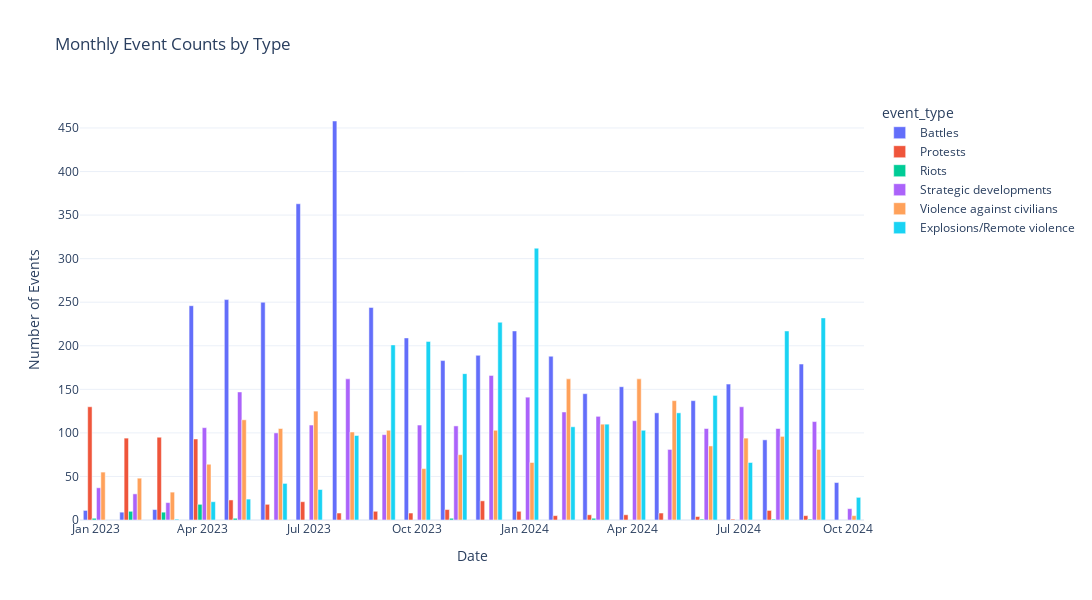

The notebook cell saved with this chart:
### Code cell
import plotly.express as px

# Create a grouped bar chart
fig_bar = px.bar(event_trends, 
                 x='event_date', 
                 y='count', 
                 color='event_type',
                 title='Monthly Event Counts by Type',
                 labels={'count': 'Number of Events', 'event_date': 'Date'},
                 barmode='group',
                 template='plotly_white')

# Update layout to increase size
fig_bar.update_layout(width=3000, height=600)
# Show the plot
fig_bar.show()

### Figure 1 — Plotly figure (JSON) as saved in the notebook; plotly's stock layout.template omitted (floating-point values rounded to 4 significant figures)
{"data": [{"alignmentgroup": "True", "hovertemplate": "event_type=Battles<br>Date=%{x}<br>Number of Events=%{y}<extra></extra>", "legendgroup": "Battles", "marker": {"color": "#636efa", "pattern": {"shape": ""}}, "name": "Battles", "offsetgroup": "Battles", "orientation": "v", "showlegend": true, "textposition": "auto", "type": "bar", "x": ["2023-01-01T00:00:00", "2023-02-01T00:00:00", "2023-03-01T00:00:00", "2023-04-01T00:00:00", "2023-05-01T00:00:00", "2023-06-01T00:00:00", "2023-07-01T00:00:00", "2023-08-01T00:00:00", "2023-09-01T00:00:00", "2023-10-01T00:00:00", "2023-11-01T00:00:00", "2023-12-01T00:00:00", "2024-01-01T00:00:00", "2024-02-01T00:00:00", "2024-03-01T00:00:00", "2024-04-01T00:00:00", "2024-05-01T00:00:00", "2024-06-01T00:00:00", "2024-07-01T00:00:00", "2024-08-01T00:00:00", "2024-09-01T00:00:00", "2024-10-01T00:00:00"], "xaxis": "x", "y": [11, 9, 12, 246, 253, 250, 363, 458, 244, 209, 183, 189, 217, 188, 145, 153, 123, 137, 156, 92, 179, 43], "yaxis": "y"}, {"alignmentgroup": "True", "hovertemplate": "event_type=Protests<br>Date=%{x}<br>Number of Events=%{y}<extra></extra>", "legendgroup": "Protests", "marker": {"color": "#EF553B", "pattern": {"shape": ""}}, "name": "Protests", "offsetgroup": "Protests", "orientation": "v", "showlegend": true, "textposition": "auto", "type": "bar", "x": ["2023-01-01T00:00:00", "2023-02-01T00:00:00", "2023-03-01T00:00:00", "2023-04-01T00:00:00", "2023-05-01T00:00:00", "2023-06-01T00:00:00", "2023-07-01T00:00:00", "2023-08-01T00:00:00", "2023-09-01T00:00:00", "2023-10-01T00:00:00", "2023-11-01T00:00:00", "2023-12-01T00:00:00", "2024-01-01T00:00:00", "2024-02-01T00:00:00", "2024-03-01T00:00:00", "2024-04-01T00:00:00", "2024-05-01T00:00:00", "2024-06-01T00:00:00", "2024-07-01T00:00:00", "2024-08-01T00:00:00", "2024-09-01T00:00:00"], "xaxis": "x", "y": [130, 94, 95, 93, 23, 18, 21, 8, 10, 8, 12, 22, 10, 5, 6, 6, 8, 4, 1, 11, 5], "yaxis": "y"}, {"alignmentgroup": "True", "hovertemplate": "event_type=Riots<br>Date=%{x}<br>Number of Events=%{y}<extra></extra>", "legendgroup": "Riots", "marker": {"color": "#00cc96", "pattern": {"shape": ""}}, "name": "Riots", "offsetgroup": "Riots", "orientation": "v", "showlegend": true, "textposition": "auto", "type": "bar", "x": ["2023-01-01T00:00:00", "2023-02-01T00:00:00", "2023-03-01T00:00:00", "2023-04-01T00:00:00", "2023-05-01T00:00:00", "2023-11-01T00:00:00", "2024-03-01T00:00:00", "2024-06-01T00:00:00", "2024-08-01T00:00:00", "2024-09-01T00:00:00"], "xaxis": "x", "y": [2, 10, 9, 18, 2, 2, 2, 1, 1, 1], "yaxis": "y"}, {"alignmentgroup": "True", "hovertemplate": "event_type=Strategic developments<br>Date=%{x}<br>Number of Events=%{y}<extra></extra>", "legendgroup": "Strategic developments", "marker": {"color": "#ab63fa", "pattern": {"shape": ""}}, "name": "Strategic developments", "offsetgroup": "Strategic developments", "orientation": "v", "showlegend": true, "textposition": "auto", "type": "bar", "x": ["2023-01-01T00:00:00", "2023-02-01T00:00:00", "2023-03-01T00:00:00", "2023-04-01T00:00:00", "2023-05-01T00:00:00", "2023-06-01T00:00:00", "2023-07-01T00:00:00", "2023-08-01T00:00:00", "2023-09-01T00:00:00", "2023-10-01T00:00:00", "2023-11-01T00:00:00", "2023-12-01T00:00:00", "2024-01-01T00:00:00", "2024-02-01T00:00:00", "2024-03-01T00:00:00", "2024-04-01T00:00:00", "2024-05-01T00:00:00", "2024-06-01T00:00:00", "2024-07-01T00:00:00", "2024-08-01T00:00:00", "2024-09-01T00:00:00", "2024-10-01T00:00:00"], "xaxis": "x", "y": [37, 30, 20, 106, 147, 100, 109, 162, 98, 109, 108, 166, 141, 124, 119, 114, 81, 105, 130, 105, 113, 13], "yaxis": "y"}, {"alignmentgroup": "True", "hovertemplate": "event_type=Violence against civilians<br>Date=%{x}<br>Number of Events=%{y}<extra></extra>", "legendgroup": "Violence against civilians", "marker": {"color": "#FFA15A", "pattern": {"shape": ""}}, "name": "Violence against civilians", "offsetgroup": "Violence against civilians", "orientation": "v", "showlegend": true, "textposition": "auto", "type": "bar", "x": ["2023-01-01T00:00:00", "2023-02-01T00:00:00", "2023-03-01T00:00:00", "2023-04-01T00:00:00", "2023-05-01T00:00:00", "2023-06-01T00:00:00", "2023-07-01T00:00:00", "2023-08-01T00:00:00", "2023-09-01T00:00:00", "2023-10-01T00:00:00", "2023-11-01T00:00:00", "2023-12-01T00:00:00", "2024-01-01T00:00:00", "2024-02-01T00:00:00", "2024-03-01T00:00:00", "2024-04-01T00:00:00", "2024-05-01T00:00:00", "2024-06-01T00:00:00", "2024-07-01T00:00:00", "2024-08-01T00:00:00", "2024-09-01T00:00:00", "2024-10-01T00:00:00"], "xaxis": "x", "y": [55, 48, 32, 64, 115, 105, 125, 101, 103, 59, 75, 103, 66, 162, 110, 162, 137, 85, 94, 96, 81, 5], "yaxis": "y"}, {"alignmentgroup": "True", "hovertemplate": "event_type=Explosions/Remote violence<br>Date=%{x}<br>Number of Events=%{y}<extra></extra>", "legendgroup": "Explosions/Remote violence", "marker": {"color": "#19d3f3", "pattern": {"shape": ""}}, "name": "Explosions/Remote violence", "offsetgroup": "Explosions/Remote violence", "orientation": "v", "showlegend": true, "textposition": "auto", "type": "bar", "x": ["2023-03-01T00:00:00", "2023-04-01T00:00:00", "2023-05-01T00:00:00", "2023-06-01T00:00:00", "2023-07-01T00:00:00", "2023-08-01T00:00:00", "2023-09-01T00:00:00", "2023-10-01T00:00:00", "2023-11-01T00:00:00", "2023-12-01T00:00:00", "2024-01-01T00:00:00", "2024-02-01T00:00:00", "2024-03-01T00:00:00", "2024-04-01T00:00:00", "2024-05-01T00:00:00", "2024-06-01T00:00:00", "2024-07-01T00:00:00", "2024-08-01T00:00:00", "2024-09-01T00:00:00", "2024-10-01T00:00:00"], "xaxis": "x", "y": [1, 21, 24, 42, 35, 97, 201, 205, 168, 227, 312, 107, 110, 103, 123, 143, 66, 217, 232, 26], "yaxis": "y"}], "layout": {"barmode": "group", "height": 600, "legend": {"title": {"text": "event_type"}, "tracegroupgap": 0}, "title": {"text": "Monthly Event Counts by Type"}, "width": 3000, "xaxis": {"anchor": "y", "domain": [0, 1], "title": {"text": "Date"}}, "yaxis": {"anchor": "x", "domain": [0, 1], "title": {"text": "Number of Events"}}}}
